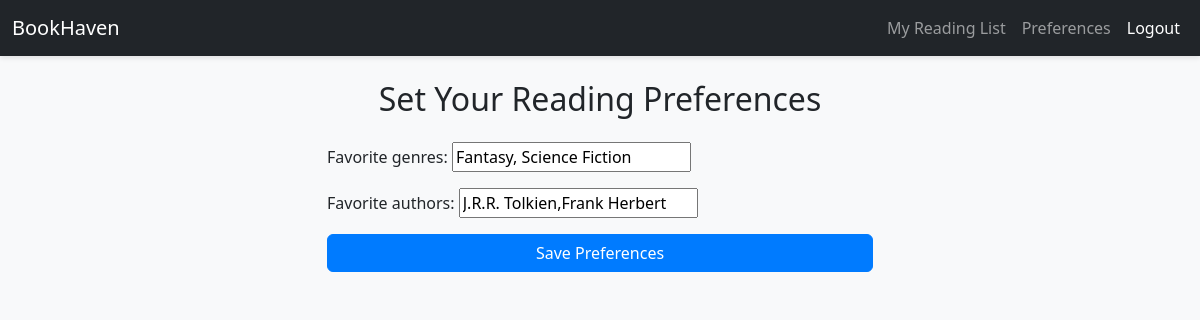
The app's page /preferences/ (signed in) with its own data.
### core/models.py (models this page shows, shortened)
class UserPreference(models.Model):
    user = models.OneToOneField(User, on_delete=models.CASCADE)
    favorite_genres = models.CharField(max_length=200)
    favorite_authors = models.CharField(max_length=200, blank=True)

### core/views.py (the view)
# urls.py: path('preferences/', views.set_preferences, name='set_preferences'),
@login_required
def set_preferences(request):
    try:
        preferences = UserPreference.objects.get(user=request.user)
    except UserPreference.DoesNotExist:
        preferences = None
    if request.method == 'POST':
        form = UserPreferenceForm(request.POST, instance=preferences)
        if form.is_valid():
            preferences = form.save(commit=False)
            preferences.user = request.user
            preferences.save()
            messages.success(request, 'Preferences saved successfully!')
            return redirect('home')
        else:
            messages.error(request, 'Please correct the errors below.')
    else:
        form = UserPreferenceForm(instance=preferences)
    return render(request, 'set_preferences.html', {'form': form})

### core/forms.py
class UserPreferenceForm(forms.ModelForm):
    class Meta:
        model = UserPreference
        fields = ['favorite_genres', 'favorite_authors']
        widgets = {
            'favorite_genres': forms.TextInput(attrs={'placeholder': 'e.g., Fantasy,Science Fiction'}),
            'favorite_authors': forms.TextInput(attrs={'placeholder': 'e.g., J.R.R. Tolkien,Frank Herbert'}),
        }

### templates/set_preferences.html (shortened to what this page needs)
{% extends 'base.html' %}
{% block content %}
    <h2 class="text-center mb-4">Set Your Reading Preferences</h2>
    <div class="row justify-content-center">
        <div class="col-md-6">
            <form method="post">
                {{ form.as_p }}
                <button type="submit" class="btn btn-primary w-100">Save Preferences</button>
            </form>
        </div>
    </div>
{% endblock %}

### static/css/custom.css (style rules this page uses)
body { background-color: #f8f9fa; }
.btn-primary { background-color: #007bff; border-color: #007bff; }

### records on screen
UserPreference: favorite_genres "Fantasy, Science Fiction", favorite_authors "J.R.R. Tolkien,Frank Herbert"
